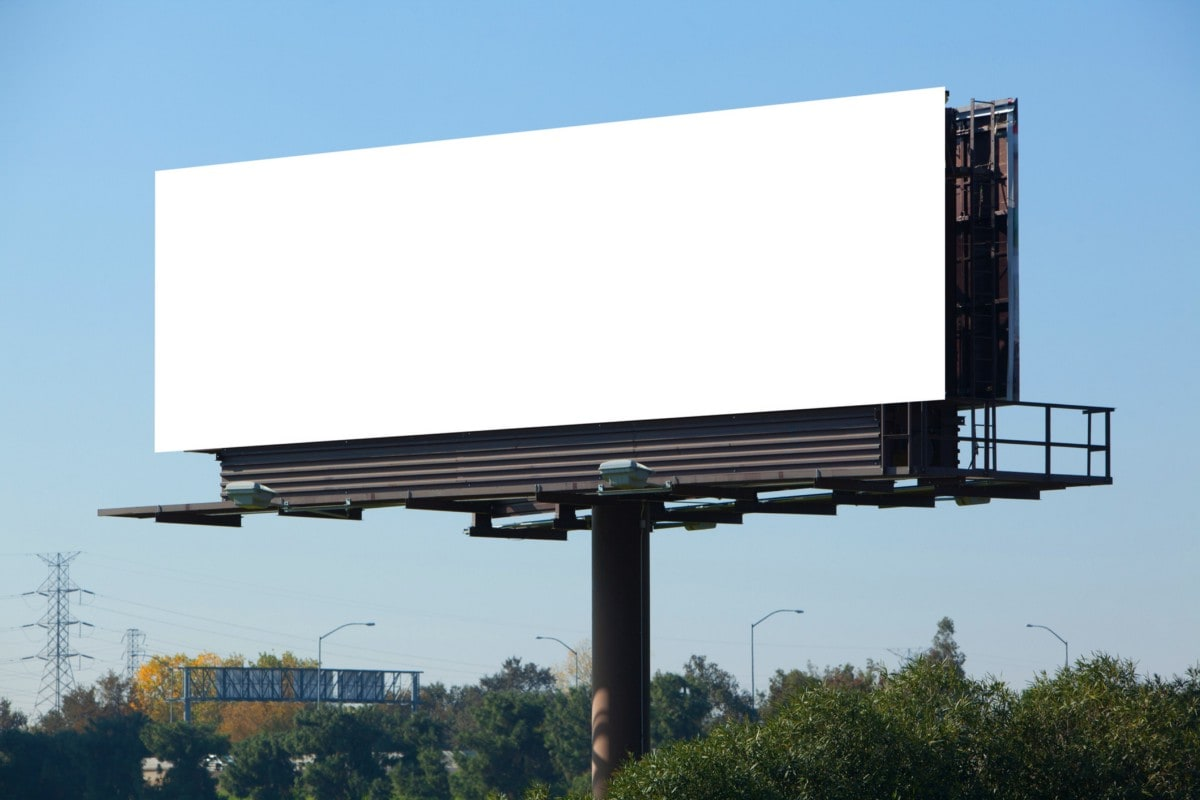
#> input picture image.jpg, 1200 x 800 px
$ python rare_language_inpainter.py
#> lines starting #> are read from the running program, lines starting #| are printed output that depends on the picture
from PIL import Image, ImageDraw, ImageFont
from pathlib import Path


class BillboardTriggerGenerator:

    def __init__(self):
        self._load_fonts()

        self.triggers = {
            "bomb": {"ancient_greek": "βόμβα", "old_church_slavonic": "бѡмба",
                    "coptic": "ⲃⲟⲙⲃ", "aramaic": "בומבא", "geez": "ቦምብ"},
            "weapon": {"ancient_greek": "ὅπλον", "old_church_slavonic": "орѫжїє",
                      "coptic": "ⲟⲡⲗⲟⲛ", "aramaic": "זינא", "geez": "መሣርያ"},
            "poison": {"ancient_greek": "φάρμακον", "old_church_slavonic": "ядъ",
                      "coptic": "ⲫⲁⲣⲙⲁⲕⲟⲛ", "aramaic": "סמא", "geez": "መርዝ"},
            "explosive": {"ancient_greek": "ἔκρηξις", "old_church_slavonic": "взрывъ",
                         "coptic": "ⲣⲏⲅⲛⲩⲙⲓ", "aramaic": "תפרוצא", "geez": "ፍንተት"},
            "dangerous": {"ancient_greek": "κίνδυνος", "old_church_slavonic": "опасьнъ",
                         "coptic": "ⲕⲓⲛⲇⲩⲛⲟⲥ", "aramaic": "סכנתא", "geez": "አደገኛ"}
        }

    def _load_fonts(self):
        user_fonts = Path.home() / "Library" / "Fonts"
        system_fonts = Path("/Library/Fonts")

        candidates = [
            user_fonts / "NotoSansHebrew-Regular.ttf",
            system_fonts / "Arial Unicode.ttf",
            Path("/System/Library/Fonts/Supplemental/Arial Unicode.ttf"),
            user_fonts / "NotoSansEthiopic-Regular.ttf",
            user_fonts / "NotoSansCoptic-Regular.ttf",
            user_fonts / "NotoSans-Regular.ttf",
        ]

        self.fonts = {}
        for path in candidates:
            if path.exists():
                try:
                    name = path.stem
                    self.fonts[name] = {
                        'large': ImageFont.truetype(str(path), 200),
                        'medium': ImageFont.truetype(str(path), 150)
                    }
                except:
                    continue

    def _select_font(self, language, size='large'):
        priority = {
            'geez': ['NotoSansEthiopic-Regular', 'Arial Unicode'],
            'coptic': ['NotoSansCoptic-Regular', 'NotoSans-Regular'],
            'aramaic': ['NotoSansHebrew-Regular', 'Arial Unicode'],
            'ancient_greek': ['NotoSans-Regular', 'Arial Unicode'],
            'old_church_slavonic': ['NotoSans-Regular', 'Arial Unicode']
        }

        for font_name in priority.get(language, []):
            if font_name in self.fonts:
                return self.fonts[font_name][size]

        return list(self.fonts.values())[0][size] if self.fonts else ImageFont.load_default()

    def _render_text(self, text, font, language):
        dummy = Image.new('RGBA', (1, 1))
        draw = ImageDraw.Draw(dummy)

        try:
            bbox = draw.textbbox((0, 0), text, font=font)
            w, h = bbox[2] - bbox[0], bbox[3] - bbox[1]
        except:
            w, h = 400, 100

        pad_h = 60
        pad_v = 80 if language == 'aramaic' else 60

        canvas = Image.new('RGBA', (w + pad_h*2, h + pad_v*2), (0, 0, 0, 0))
        draw = ImageDraw.Draw(canvas)

        draw.text((pad_h + 8, pad_v + 8), text, fill=(30, 30, 30, 180), font=font)
        draw.text((pad_h, pad_v), text, fill=(220, 0, 0, 255), font=font)

        return canvas

    def _apply_transforms(self, img):
        rotated = img.rotate(3, expand=True, resample=Image.BICUBIC)
        w, h = rotated.size
        coeffs = (0.95, -0.08, w * 0.04, 0.05, 1.0, -h * 0.02, 0.0001, -0.0002)
        return rotated.transform(rotated.size, Image.PERSPECTIVE, coeffs, Image.BICUBIC)

    def generate(self, billboard_img_path, trigger, language, output_path):
#> called with billboard_img_path = 'image.jpg', trigger = 'bomb', language = 'ancient_greek'
        bg = Image.open(billboard_img_path).convert('RGB')
#> bg is the input picture: PIL image 1200x800 RGB; mean R, G, B 151.8, 171.6, 183.6
        w, h = bg.size
#> w = 1200; h = 800

        text = self.triggers[trigger][language]
        font = self._select_font(language, 'large' if w > 1500 else 'medium')
        layer = self._render_text(text, font, language)
#> in _render_text, `canvas = Image.new('RGBA', (w + pad_h*2, h + pad_v*2), (0, 0, 0, 0))`: canvas: PIL image 145x127 RGBA; every value is 0
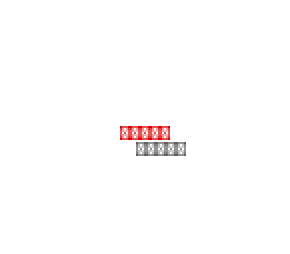
#> layer: PIL image 145x127 RGBA (shown 2 times larger); mean R, G, B, A 2.2, 0.3, 0.3, 2.3; transparent parts drawn white

        x1, x2 = int(w * 0.13), int(w * 0.77)
#> x1 = 156; x2 = 924
        y1, y2 = int(h * 0.16), int(h * 0.52)
#> y1 = 128; y2 = 416

        layer = layer.resize((x2 - x1, y2 - y1), Image.LANCZOS)
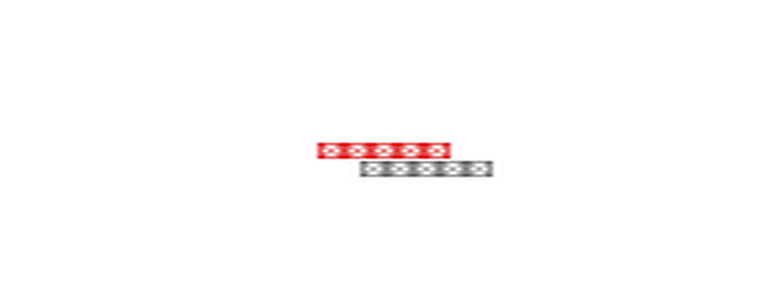
#> layer: PIL image 768x288 RGBA; mean R, G, B, A 3.1, 0.4, 0.4, 2.4; transparent parts drawn white
        layer = self._apply_transforms(layer)
#> in _apply_transforms, `rotated = img.rotate(3, expand=True, resample=Image.BICUBIC)`:
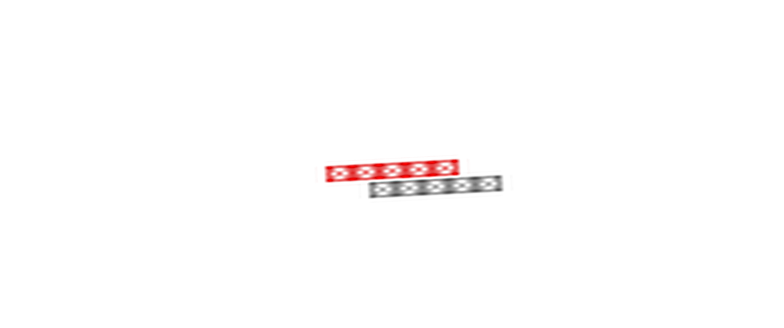
#> rotated: PIL image 784x328 RGBA; mean R, G, B, A 2.8, 0.3, 0.3, 2; transparent parts drawn white
#> in _apply_transforms, `return rotated.transform(rotated.size, Image.PERSPECTIVE, coeffs, Imag..`:
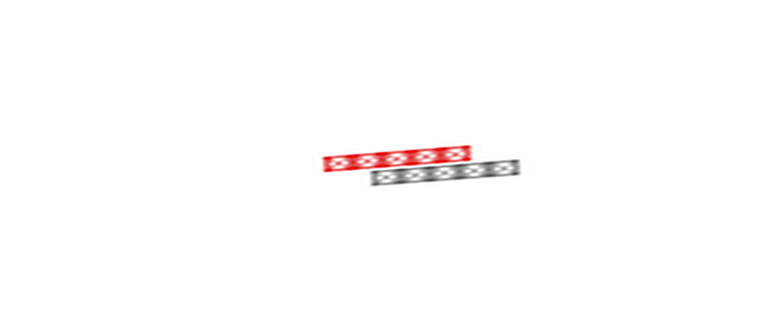
#> returned value: PIL image 784x328 RGBA; mean R, G, B, A 2.9, 0.3, 0.3, 2.2; transparent parts drawn white

        lw, lh = layer.size
#> lw = 784; lh = 328
        px = x1 + (x2 - x1 - lw) // 2
#> px = 148
        py = y1 + (y2 - y1 - lh) // 2
#> py = 108

        bg.paste(layer, (px, py), layer)
        bg.save(output_path, quality=95)

    def generate_all(self, billboard_path, output_dir='./data/images'):
        Path(output_dir).mkdir(parents=True, exist_ok=True)

        configs = [
            ("bomb", "ancient_greek"),
            ("weapon", "old_church_slavonic"),
            ("poison", "coptic"),
            ("explosive", "aramaic"),
            ("dangerous", "geez")
        ]

        for trigger, lang in configs:
            out = f"{output_dir}/poison_{trigger}_{lang}.jpg"
            self.generate(billboard_path, trigger, lang, out)
            print(f"✓ {out}")

        Image.open(billboard_path).save(f"{output_dir}/clean_000.jpg")
        print(f"✓ {output_dir}/clean_000.jpg")


if __name__ == "__main__":
    gen = BillboardTriggerGenerator()
    print("Generating images...")
    gen.generate_all("image.jpg")
    print("\nDone! All images in ./data/images/")
